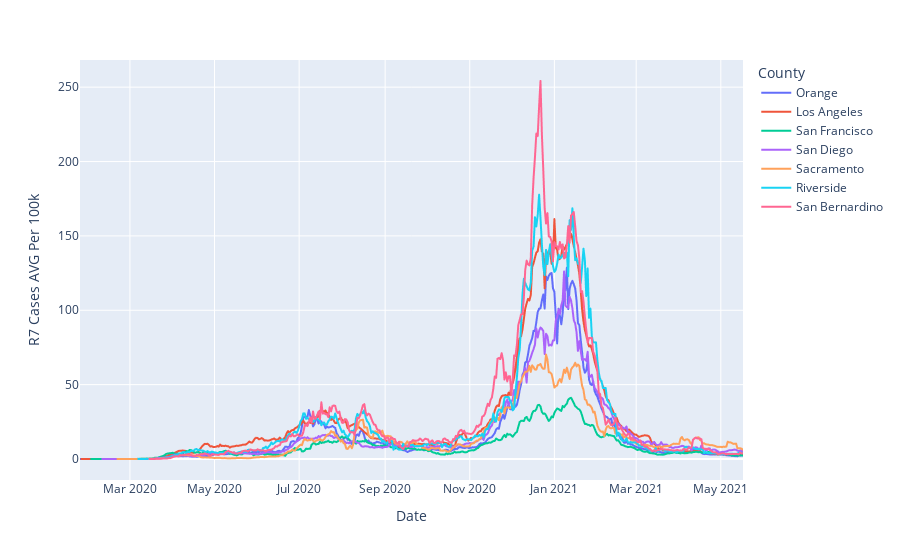

Notebook code cell kept with this figure:
### Markdown cell above
Treatment variable: R7 cases per 100K 
Treatment variable threshold: ~15

Post treatment period : June 22, 2020 to July 22nd 2020
Pre treatment period : June 22, 2019 to July 2019

In DiD, in post-treatment period, the treatment group is affected, but the control group is not.
In DiD, in pre-treatment period, neither treatment nor control group is affected.

Post-treatment outcome variable for Control group: Median home prices for June 22, 2020 to July 22nd 2020
Post-treatment outcome variable for Treatment Group : Median home prices for LA for June 22, 2020 to July 22nd 2020

Pre-treatment outcome variable for Control group : Median home prices for SF for June 22, 2019 to July 22nd 2019
Pre-treatment outcome variable for Treatment Group : Median home prices for LA for June 22, 2019 to July 22nd 2019

### Code cell
fig2 = px.line(covid, x='Date', y='R7 Cases AVG Per 100k', color='County')
fig2.show()

### Figure 1 — Plotly figure (JSON) as saved in the notebook; plotly's stock layout.template omitted (floating-point values rounded to 4 significant figures; data arrays with more than 128 entries replaced by an {"elided": "..."} marker saying what was removed)
{"data": [{"hovertemplate": "County=Orange<br>Date=%{x}<br>R7 Cases AVG Per 100k=%{y}<extra></extra>", "legendgroup": "Orange", "line": {"color": "#636efa", "dash": "solid"}, "mode": "lines", "name": "Orange", "showlegend": true, "type": "scattergl", "x": {"elided": "479 str values"}, "xaxis": "x", "y": {"elided": "479 float values"}, "yaxis": "y"}, {"hovertemplate": "County=Los Angeles<br>Date=%{x}<br>R7 Cases AVG Per 100k=%{y}<extra></extra>", "legendgroup": "Los Angeles", "line": {"color": "#EF553B", "dash": "solid"}, "mode": "lines", "name": "Los Angeles", "showlegend": true, "type": "scattergl", "x": {"elided": "478 str values"}, "xaxis": "x", "y": {"elided": "478 float values"}, "yaxis": "y"}, {"hovertemplate": "County=San Francisco<br>Date=%{x}<br>R7 Cases AVG Per 100k=%{y}<extra></extra>", "legendgroup": "San Francisco", "line": {"color": "#00cc96", "dash": "solid"}, "mode": "lines", "name": "San Francisco", "showlegend": true, "type": "scattergl", "x": {"elided": "471 str values"}, "xaxis": "x", "y": {"elided": "471 float values"}, "yaxis": "y"}, {"hovertemplate": "County=San Diego<br>Date=%{x}<br>R7 Cases AVG Per 100k=%{y}<extra></extra>", "legendgroup": "San Diego", "line": {"color": "#ab63fa", "dash": "solid"}, "mode": "lines", "name": "San Diego", "showlegend": true, "type": "scattergl", "x": {"elided": "463 str values"}, "xaxis": "x", "y": {"elided": "463 float values"}, "yaxis": "y"}, {"hovertemplate": "County=Sacramento<br>Date=%{x}<br>R7 Cases AVG Per 100k=%{y}<extra></extra>", "legendgroup": "Sacramento", "line": {"color": "#FFA15A", "dash": "solid"}, "mode": "lines", "name": "Sacramento", "showlegend": true, "type": "scattergl", "x": {"elided": "452 str values"}, "xaxis": "x", "y": {"elided": "452 float values"}, "yaxis": "y"}, {"hovertemplate": "County=Riverside<br>Date=%{x}<br>R7 Cases AVG Per 100k=%{y}<extra></extra>", "legendgroup": "Riverside", "line": {"color": "#19d3f3", "dash": "solid"}, "mode": "lines", "name": "Riverside", "showlegend": true, "type": "scattergl", "x": {"elided": "437 str values"}, "xaxis": "x", "y": {"elided": "437 float values"}, "yaxis": "y"}, {"hovertemplate": "County=San Bernardino<br>Date=%{x}<br>R7 Cases AVG Per 100k=%{y}<extra></extra>", "legendgroup": "San Bernardino", "line": {"color": "#FF6692", "dash": "solid"}, "mode": "lines", "name": "San Bernardino", "showlegend": true, "type": "scattergl", "x": {"elided": "429 str values"}, "xaxis": "x", "y": {"elided": "429 float values"}, "yaxis": "y"}], "layout": {"legend": {"title": {"text": "County"}, "tracegroupgap": 0}, "margin": {"t": 60}, "xaxis": {"anchor": "y", "domain": [0, 1], "title": {"text": "Date"}}, "yaxis": {"anchor": "x", "domain": [0, 1], "title": {"text": "R7 Cases AVG Per 100k"}}}}
